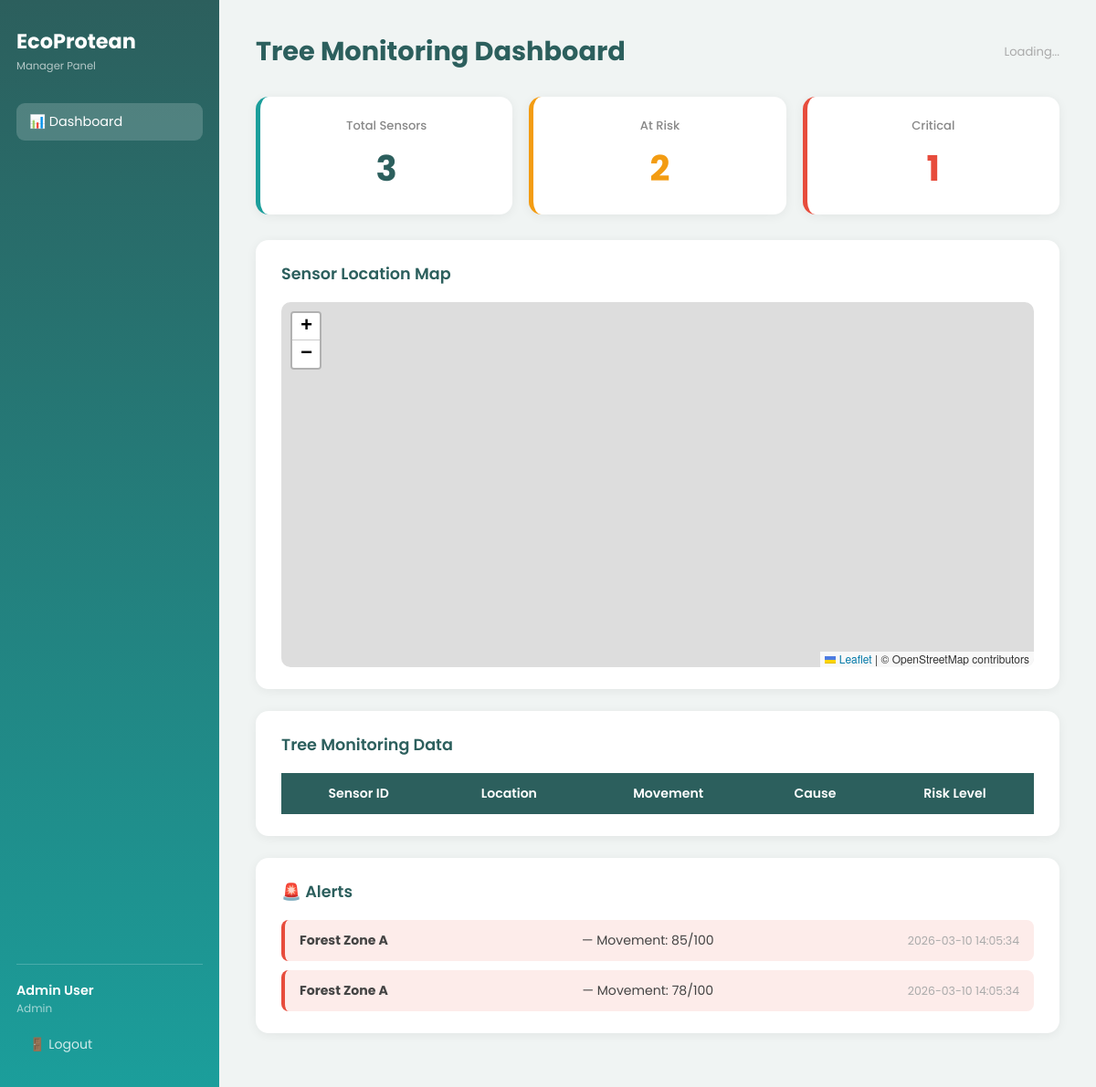
/management/index.php (signed in), run on the app's committed database.
### tables this page shows
CREATE TABLE simulation_data (
    sim_id INT AUTO_INCREMENT PRIMARY KEY,
    sensor_id INT NOT NULL,
    movement_level INT NOT NULL CHECK (movement_level BETWEEN 0 AND 100),
    timestamp DATETIME DEFAULT CURRENT_TIMESTAMP,
    FOREIGN KEY (sensor_id) REFERENCES sensors(sensor_id)
        ON DELETE CASCADE
        ON UPDATE CASCADE
);

CREATE TABLE locations (
    location_id INT AUTO_INCREMENT PRIMARY KEY,
    location_name VARCHAR(150) NOT NULL,
    latitude DECIMAL(10,8) NOT NULL,
    longitude DECIMAL(11,8) NOT NULL,
    risk_level ENUM('Low', 'Medium', 'High') NOT NULL,
    description TEXT NOT NULL,
    created_at DATETIME DEFAULT CURRENT_TIMESTAMP
);

### management/index.php (the view, shortened to what this page needs)
<?php
require_once '../config/config.php';
$result = $conn->query(
    "SELECT s.sensor_id, s.sensor_type, s.location_id,
            l.location_name, l.latitude, l.longitude, l.risk_level,
            (SELECT sd.movement_level
             FROM simulation_data sd
             WHERE sd.sensor_id = s.sensor_id
             ORDER BY sd.timestamp DESC LIMIT 1) AS last_movement
     FROM sensors s
     JOIN locations l ON s.location_id = l.location_id
     ORDER BY s.sensor_id ASC"
);
$sensors = [];
while ($row = $result->fetch_assoc()) {
    $sensors[] = $row;
}
$alerts = $conn->query(
    "SELECT sd.movement_level, sd.timestamp, l.location_name
     FROM simulation_data sd
     JOIN sensors s ON sd.sensor_id = s.sensor_id
     JOIN locations l ON s.location_id = l.location_id
     WHERE sd.movement_level >= 60
     ORDER BY sd.timestamp DESC
     LIMIT 10"
)->fetch_all(MYSQLI_ASSOC);
$total  = count($sensors);
$atRisk   = 0;
$critical = 0;
foreach ($sensors as $s) {
    $m = (float)($s['last_movement'] ?? 0);
    if ($m >= 30) $atRisk++;
    if ($m >= 60) $critical++;
}
?>
<!DOCTYPE html>
<html lang="en">
<head>
  <link rel="stylesheet" href="../assets/css/management.css">
  <link rel="stylesheet" href="https://unpkg.com/leaflet@1.9.4/dist/leaflet.css"/>
</head>
<body>
  <aside class="sidebar">
    <div class="brand">
      <span class="brand-name">EcoProtean</span>
      <span class="brand-role">Manager Panel</span>
    </div>
    <nav class="sidenav">
      <a href="index.php" class="active">📊 Dashboard</a>
    </nav>
    <div class="sidebar-footer">
      <div class="user-info">
        <span class="user-name"><?= htmlspecialchars(($_SESSION['first_name'] ?? '') . ' ' . ($_SESSION['last_name'] ?? '')) ?></span>
        <span class="user-role"><?= ucfirst($_SESSION['role']) ?></span>
      </div>
      <a href="../auth/logout.php" class="logout-btn">🚪 Logout</a>
    </div>
  </aside>
  <main class="main-content">
    <div class="page-header">
      <h1>Tree Monitoring Dashboard</h1>
      <span id="lastUpdate" class="last-update">Loading...</span>
    </div>
    <section class="kpi">
      <div class="card">
        <div class="card-label">Total Sensors</div>
        <div class="card-value" id="totalTrees"><?= $total ?></div>
      </div>
      <div class="card card-warning">
        <div class="card-label">At Risk</div>
        <div class="card-value" id="atRisk"><?= $atRisk ?></div>
      </div>
      <div class="card card-danger">
        <div class="card-label">Critical</div>
        <div class="card-value" id="critical"><?= $critical ?></div>
      </div>
    </section>
    <section class="section-box">
      <h2>Sensor Location Map</h2>
      <div id="map"></div>
    </section>
    <section class="section-box">
      <h2>Tree Monitoring Data</h2>
      <table>
        <thead>
          <tr>
            <th>Sensor ID</th>
            <th>Location</th>
            <th>Movement</th>
            <th>Cause</th>
            <th>Risk Level</th>
          </tr>
        </thead>
      </table>
    </section>
    <section class="section-box">
      <h2>🚨 Alerts</h2>
      <ul id="alerts">
        <?php foreach ($alerts as $a): ?>
          <li class="alert-item">
            <strong><?= htmlspecialchars($a['location_name']) ?></strong>
            — Movement: <?= $a['movement_level'] ?>/100
            <span class="alert-time"><?= $a['timestamp'] ?></span>
          </li>
        <?php endforeach; ?>
      </ul>
    </section>
  </main>
</body>
</html>

### assets/css/management.css (style rules this page uses)
* { margin: 0; padding: 0; box-sizing: border-box; }
body { font-family: 'Poppins', Arial, sans-serif; background: #f0f4f3; display: flex; min-height: 100vh; }
.sidebar { width: 240px; min-height: 100vh; background: linear-gradient(180deg, #2c5f5d, #1b9e9b); display: flex; flex-direction: column; padding: 28px 18px; position: fixed; top: 0; left: 0; bottom: 0; z-index: 100; }
.brand { margin-bottom: 32px; }
.brand-name { display: block; font-size: 1.4rem; font-weight: 700; color: #fff; }
.brand-role { display: block; font-size: 0.72rem; color: rgba(255,255,255,0.65); margin-top: 2px; }
.sidenav { display: flex; flex-direction: column; gap: 6px; }
.sidenav a { color: rgba(255,255,255,0.8); text-decoration: none; padding: 10px 14px; border-radius: 9px; font-size: 0.9rem; transition: background 0.2s; }
.sidenav a:hover, .sidenav a.active { background: rgba(255,255,255,0.18); color: #fff; }
.sidebar-footer { margin-top: auto; border-top: 1px solid rgba(255,255,255,0.2); padding-top: 18px; }
.user-info { margin-bottom: 12px; }
.user-name { display: block; font-size: 0.9rem; color: #fff; font-weight: 600; }
.user-role { display: block; font-size: 0.75rem; color: rgba(255,255,255,0.6); }
.logout-btn { display: block; color: rgba(255,255,255,0.8); text-decoration: none; font-size: 0.88rem; padding: 8px 14px; border-radius: 9px; transition: background 0.2s; }
.main-content { margin-left: 240px; padding: 35px 40px; flex: 1; }
.page-header { display: flex; align-items: center; justify-content: space-between; margin-bottom: 28px; }
.page-header h1 { font-size: 1.8rem; color: #2c5f5d; font-weight: 700; }
.last-update { font-size: 0.82rem; color: #aaa; }
.kpi { display: flex; gap: 18px; margin-bottom: 28px; }
.card { background: #fff; padding: 22px 28px; border-radius: 14px; flex: 1; text-align: center; box-shadow: 0 2px 12px rgba(0,0,0,0.06); border-left: 5px solid #1b9e9b; }
.card-warning { border-left-color: #f39c12; }
.card-danger { border-left-color: #e74c3c; }
.card-label { font-size: 0.82rem; color: #888; margin-bottom: 8px; font-weight: 500; }
.card-value { font-size: 2.4rem; font-weight: 700; color: #2c5f5d; }
.card-warning .card-value { color: #f39c12; }
.card-danger .card-value { color: #e74c3c; }
.section-box { background: #fff; border-radius: 14px; padding: 24px 28px; margin-bottom: 24px; box-shadow: 0 2px 12px rgba(0,0,0,0.06); }
.section-box h2 { font-size: 1.1rem; color: #2c5f5d; font-weight: 600; margin-bottom: 18px; }
#map { height: 400px; border-radius: 10px; overflow: hidden; }
table { width: 100%; border-collapse: collapse; }
thead tr { background: #2c5f5d; }
th { color: #fff; padding: 12px 14px; text-align: center; font-size: 0.88rem; font-weight: 600; }
#alerts { list-style: none; padding: 0; display: flex; flex-direction: column; gap: 10px; }
.alert-item { background: #fdecea; border-left: 4px solid #e74c3c; padding: 12px 16px; border-radius: 8px; font-size: 0.88rem; color: #444; display: flex; justify-content: space-between; align-items: center; flex-wrap: wrap; gap: 6px; }
.alert-time { font-size: 0.78rem; color: #aaa; }

### data on the page
simulation_data: locations.location_name "Forest Zone A", movement_level "85", timestamp "2026-03-10 14:05:34"
simulation_data: locations.location_name "Forest Zone A", movement_level "78", timestamp "2026-03-10 14:05:34"

### other printed values
$_SESSION['role'] "Admin"
$total "3"
$atRisk "2"
$critical "1"
